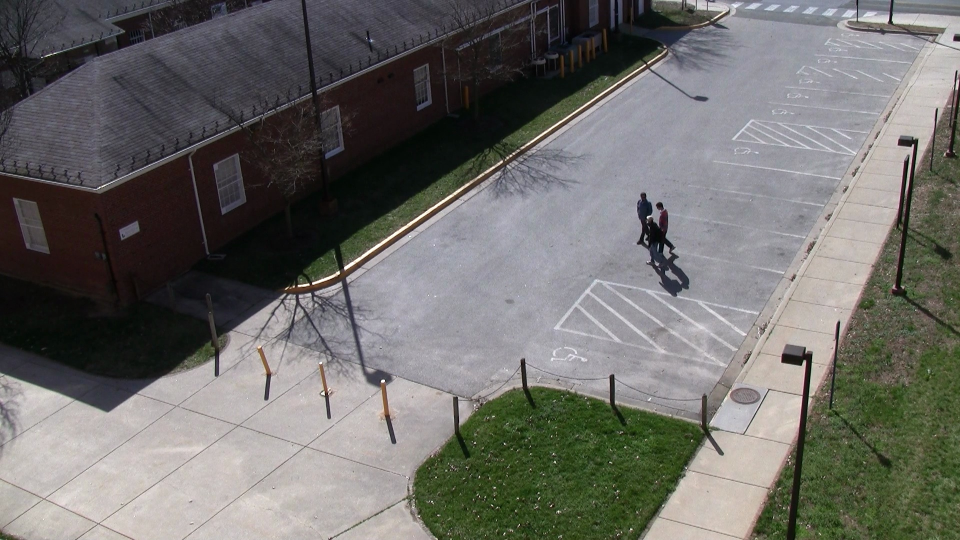
#> input picture images/000001_20654.jpg, 1920 x 1080 px (shown at 1/2 size)
$ jupyter execute --allow-errors YOLOv3_performance_on_virat.ipynb   (shell and % lines are left out)
#> lines starting #> are read from the running program, lines starting #| are printed output that depends on the picture
[cell 1]
print('hi')

[cell 2]
import numpy as np
import pandas as pd
import cv2 as cv
import time

#> (a cell that did not finish here is left out)

#> (a cell that did not finish here is left out)

[cell 5]
# Turn image into a blob
img = cv.imread('../images/000001_20654.jpg')
#> img is the input picture: shape (1080, 1920, 3); mean B, G, R 105.4, 108.8, 109.7
blob = cv.dnn.blobFromImage(img, 1/255.0, (416, 416), swapRB=True, crop=False)

[cell 6]
blob.shape
#> Out = (1, 3, 416, 416)

[cell 7]
# show blob
r = blob[0,0,:,:]
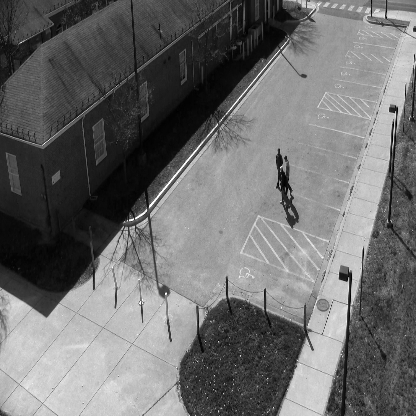
#> r: shape (416, 416) float32; min 0, max 1, mean 0.43

cv.imshow('blob', r)
text = f'Blob shape={blob.shape}'
#> text = 'Blob shape=(1, 3, 416, 416)'
cv.waitKey(5000)

cv.destroyAllWindows()
cv.waitKey(1)
cv.waitKey(1)
cv.waitKey(1)
cv.waitKey(1);

[cell 8]
import cv2 as cv
import matplotlib.pyplot as plt

# Turn image into a blob
img = cv.imread('../images/000001_20654.jpg')
blob = cv.dnn.blobFromImage(img, 1/255.0, (416, 416), swapRB=True, crop=False)

print(blob.shape)  # (1, 3, 416, 416)
#| (1, 3, 416, 416)

# show blob
r = blob[0,0,:,:]

# Use matplotlib to display the image
plt.figure(figsize=(10,10)) # Set the size of the figure
plt.imshow(r, cmap='gray') # Display the image using a grayscale colormap
plt.title(f'Blob shape={blob.shape}') # Set the title of the figure
plt.show() # Show the plot

#> (a cell that did not finish here is left out)

#> (a cell that did not finish here is left out)

[cell 11]
# get prediction values where something is predicted > 0.001
a_list = []
#> (the rest of this cell did not finish here and is left out)

[cell 12]
a_list

#> (a cell that did not finish here is left out)

#> (a cell that did not finish here is left out)

[cell 15]
def trackbar2(x):
#> called with x = 5
    confidence = x/100
    r = r0.copy()
    for output in np.vstack(new_outputs):
        if output[4] > confidence:
            x, y, w, h = output[:4]
            p0 = int((x-w/2)*416), int((y-h/2)*416)
            p1 = int((x+w/2)*416), int((y+h/2)*416)
            cv.rectangle(r, p0, p1, 1, 1)
    text = f'Bbox confidence={confidence}'
    cv.imshow(text, r)
    cv.waitKey(5000)
    cv.destroyAllWindows()
    cv.waitKey(1)
    cv.waitKey(1)
    cv.waitKey(1)
    cv.waitKey(1);

[cell 16]
r0 = blob[0, 0, :, :]
r = r0.copy()
cv.imshow('blob', r)
cv.createTrackbar('confidence', 'blob', 5, 101, trackbar2)
#> (the rest of this cell did not finish here and is left out)

[cell 17]
boxes = []
confidences = []
classIDs = []
h, w = img.shape[:2]
#> h = 1080; w = 1920
